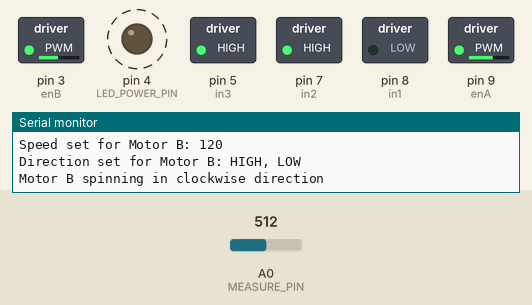
This sketch was run on a simulated Arduino Uno, built with avr-gcc and run on an emulated ATmega328P. Parts: switched loads named in the sketch (green lamp = pin HIGH), output pins drawn as LEDs (lit = HIGH), the last lines printed to the serial monitor. Dashed ring = blinking. Inputs (shaded band) come from the test bench; at power-on: A0 (MEASURE_PIN) = 512.

Above: at 11.2 s.
11.3 s: A0 (MEASURE_PIN) set to 126
17.4 s: A0 (MEASURE_PIN) set to 111
At 19.4 s:
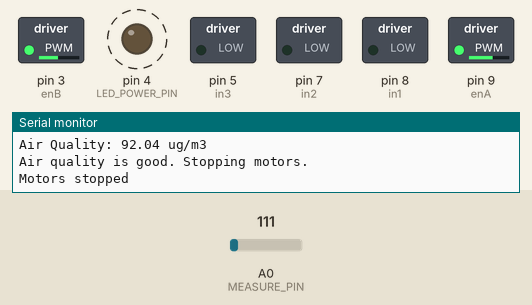
22.6 s: A0 (MEASURE_PIN) set to 122
At 23.33 s:
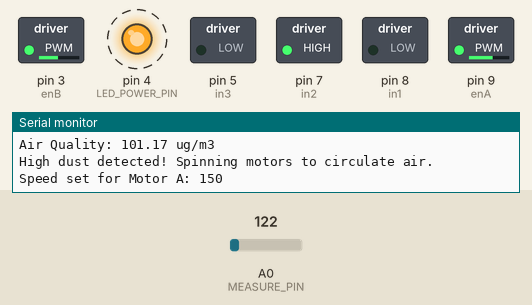
26.1 s: A0 (MEASURE_PIN) set to 90
At 28.5 s:
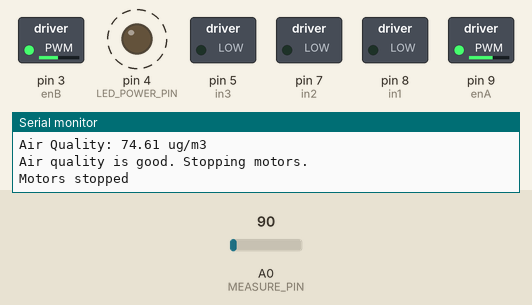
31.3 s: A0 (MEASURE_PIN) set to 306
At 34.18 s:
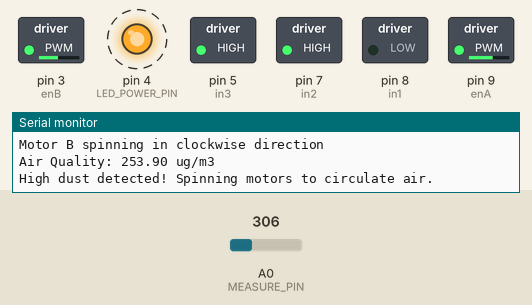
Timing chart, 0 to 38.0 s (numbered marks = the images above; inputs shaded):
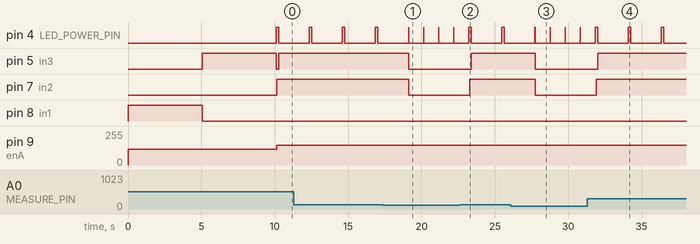

Measured:
- the behaviour switches between 121 and 120 on A0 (MEASURE_PIN) (found by bisection; images 0 and 1)
- after the input at 17.4 s, pin 4 (LED_POWER_PIN): alternates HIGH for 0.01 s and LOW for 1.0 s, starting after 1.7 s; pin 5 (in3), pin 7 (in2): HIGH → LOW after 1.7 s
- after the input at 22.6 s, pin 4 (LED_POWER_PIN): HIGH → LOW after 0.80 s, → HIGH 2.1 s later, → LOW 0.17 s later; pin 5 (in3): LOW → HIGH after 0.80 s; pin 7 (in2): LOW → HIGH after 0.68 s
- after the input at 26.1 s, pin 4 (LED_POWER_PIN): alternates HIGH for 0.01 s and LOW for 1.0 s, starting after 1.6 s; pin 5 (in3), pin 7 (in2): HIGH → LOW after 1.6 s
- after the input at 31.3 s, pin 4 (LED_POWER_PIN): alternates HIGH for 0.17 s and LOW for 2.1 s, starting after 0.72 s; pin 5 (in3): LOW → HIGH after 0.72 s; pin 7 (in2): LOW → HIGH after 0.60 s
- by itself, pin 4 (LED_POWER_PIN): alternates HIGH for 0.17 s and LOW for 2.1 s

The sketch:

PRS_FIRMWARE.ino
```cpp
// motor_dust_control.ino
#include "motor_control.hpp"
#include "dust_sensor.hpp"

void setup() {
    Serial.begin(9600); // Initialize serial communication

    // Initialize modules
    initializePins(); // Motor control pins
    initializeDustSensor(); // Dust sensor pins

    // Perform initial actions
    performValveCleaning();
}

void loop() {
    // Read dust density
    float dustDensity = readDustDensity();
    Serial.print("Air Quality: ");
    Serial.print(dustDensity);
    Serial.println(" ug/m3");

    // Perform motor actions based on air quality
    if (dustDensity > 100) { // Example threshold
        Serial.println("High dust detected! Spinning motors to circulate air.");
        spinMotors();
    } else {
        Serial.println("Air quality is good. Stopping motors.");
        stopMotors();
    }

    delay(1000); // Wait before next iteration
}
```

Dust_Sensor.hpp
```cpp
// dust_sensor.hpp
#ifndef DUST_SENSOR_HPP
#define DUST_SENSOR_HPP

#include <Arduino.h>

// Pin Definitions
const int MEASURE_PIN = A0; // Analog pin connected to the sensor's output
const int LED_POWER_PIN = 4; // Digital pin to control the sensor's LED

// Timing Constants
const int SAMPLING_TIME = 280;
const int DELTA_TIME = 40;
const int SLEEP_TIME = 9680;

// Function Prototypes
void initializeDustSensor();
float readDustDensity();

#endif // DUST_SENSOR_HPP
```

Dust_control.cpp
```cpp
// dust_sensor.cpp
#include "dust_sensor.hpp"

// Variables for sensor readings
float voMeasured = 0;
float calcVoltage = 0;
float dustDensity = 0;

// Initializes the dust sensor pins
void initializeDustSensor() {
    pinMode(LED_POWER_PIN, OUTPUT);
}

// Reads the dust density from the sensor
float readDustDensity() {
    digitalWrite(LED_POWER_PIN, LOW); // Power on the LED
    delayMicroseconds(SAMPLING_TIME);

    // Read the sensor output
    voMeasured = analogRead(MEASURE_PIN);

    delayMicroseconds(DELTA_TIME);
    digitalWrite(LED_POWER_PIN, HIGH); // Turn off the LED
    delayMicroseconds(SLEEP_TIME);

    // Convert the analog reading to voltage
    calcVoltage = voMeasured * (5.0 / 1024.0);

    // Calculate the dust density using the sensor's linear equation
    dustDensity = 170 * calcVoltage - 0.1;

    return dustDensity;
}
```

Motor_control.cpp
```cpp
// motor_control.cpp
#include "motor_control.hpp"

// Initialize motor control pins as outputs
void initializePins() {
  pinMode(enA, OUTPUT);
  pinMode(enB, OUTPUT);
  pinMode(in1, OUTPUT);
  pinMode(in2, OUTPUT);
  pinMode(in3, OUTPUT);
  pinMode(in4, OUTPUT);
  Serial.println("Pins initialized");
}

// Turn off all motors
void stopMotors() {
  digitalWrite(in1, LOW);
  digitalWrite(in2, LOW);
  digitalWrite(in3, LOW);
  digitalWrite(in4, LOW);
  Serial.println("Motors stopped");
}

// Set the speed of a motor (0-255)
void setMotorSpeed(int motor, int speed) {
  if (motor == MOTOR_A) {
    analogWrite(enA, speed);
  } else if (motor == MOTOR_B) {
    analogWrite(enB, speed);
  }
  Serial.print("Speed set for Motor ");
  Serial.print(motor == MOTOR_A ? "A" : "B");
  Serial.print(": ");
  Serial.println(speed);
}

// Set the direction of a motor
void setMotorDirection(int motor, bool direction1, bool direction2) {
  if (motor == MOTOR_A) {
    digitalWrite(in1, direction1);
    digitalWrite(in2, direction2);
  } else if (motor == MOTOR_B) {
    digitalWrite(in3, direction1);
    digitalWrite(in4, direction2);
  }
  Serial.print("Direction set for Motor ");
  Serial.print(motor == MOTOR_A ? "A" : "B");
  Serial.print(": ");
  Serial.print(direction1 ? "HIGH" : "LOW");
  Serial.print(", ");
  Serial.println(direction2 ? "HIGH" : "LOW");
}

// Perform valve cleaning with both motors
void performValveCleaning() {
  setMotorSpeed(MOTOR_A, 120);
  setMotorDirection(MOTOR_A, HIGH, LOW);
  Serial.println("Motor A VALVE CLEANING");
  delay(5000);
  stopMotors();

  setMotorSpeed(MOTOR_B, 120);
  setMotorDirection(MOTOR_B, HIGH, LOW);
  Serial.println("Motor B VALVE CLEANING");
  delay(5000);
  stopMotors();
}

// Spin motors in specific directions
void spinMotors() {
  setMotorSpeed(MOTOR_A, 150);
  setMotorDirection(MOTOR_A, LOW, HIGH);
  Serial.println("Motor A spinning in Anti-clockwise direction");

  setMotorSpeed(MOTOR_B, 120);
  setMotorDirection(MOTOR_B, HIGH, LOW);
  Serial.println("Motor B spinning in clockwise direction");

  delay(1000);
  //stopMotors();
}
```

Motor_control.hpp
```cpp
// motor_control.hpp
#ifndef MOTOR_CONTROL_HPP
#define MOTOR_CONTROL_HPP

#include <Arduino.h>

// Constants for motors
const int MOTOR_A = 1;
const int MOTOR_B = 2;

// Motor control pins
const int enA = 9;
const int in1 = 8;
const int in2 = 7;
const int enB = 3;
const int in3 = 5;
const int in4 = 4;

// Function Prototypes
void initializePins();
void stopMotors();
void setMotorSpeed(int motor, int speed);
void setMotorDirection(int motor, bool direction1, bool direction2);
void performValveCleaning();
void spinMotors();

#endif // MOTOR_CONTROL_HPP
```
